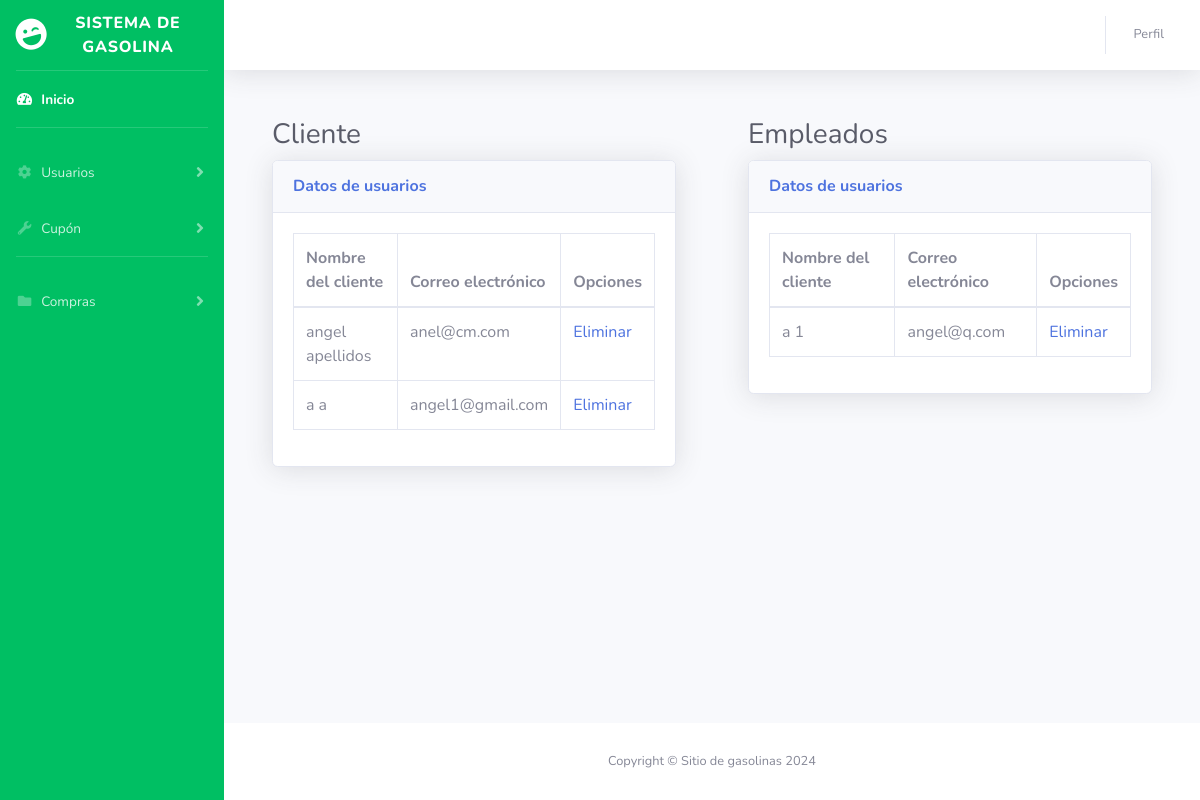
Page /lista_usuarios/ on the earlier database version.
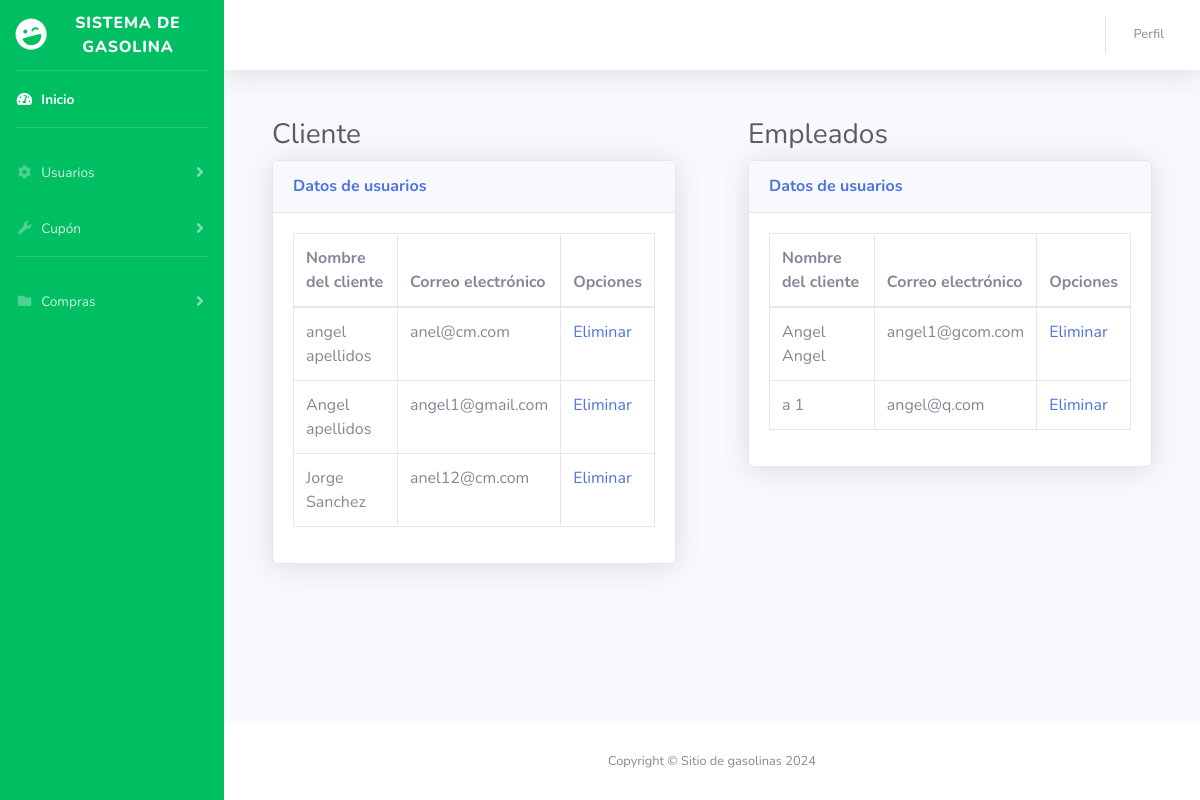
Same page on the later database version.
### usuario/models.py (models this page shows, shortened)
class UsuarioPersonalizado(AbstractUser):
    nombre = models.CharField(max_length=100)
    apellidos = models.CharField(max_length=100)
    email = models.EmailField(unique=True, null=True)
    ROL_CHOICES = [
        ('cliente', 'Cliente'),
        ('empleado', 'Empleado'),
    ]
    rol = models.CharField(max_length=10, choices=ROL_CHOICES)

### usuario/views.py (the view)
# urls.py: path('lista_usuarios/', views.listar_usuarios, name='lista_usuarios'),
def listar_usuarios(request):
    empleados = UsuarioPersonalizado.objects.filter(rol='empleado')
    clientes = UsuarioPersonalizado.objects.filter(rol='cliente')
    context = {
        'empleados': empleados,
        'clientes': clientes,
    }
    return render(request, 'lista_usuarios.html', context)

### usuario/templates/lista_usuarios.html (shortened to what this page needs)
{% load static %}
<!DOCTYPE html>
<html lang="en">
<head>
    <link href="{% static 'css/all.min.css' %}" rel="stylesheet" type="text/css">
    <link href="{% static 'css/styles.css' %}" rel="stylesheet">
</head>
<body id="page-top">
    <div id="wrapper">
        <ul class="navbar-nav bg-gradient-primary sidebar sidebar-dark accordion" id="accordionSidebar">
            <a class="sidebar-brand d-flex align-items-center justify-content-center" href="index.html">
                <div class="sidebar-brand-icon rotate-n-15">
                    <i class="fas fa-laugh-wink"></i>
                </div>
                <div class="sidebar-brand-text mx-3">Sistema de Gasolina</div>
            </a>
            <hr class="sidebar-divider my-0">
            <li class="nav-item active">
                <a class="nav-link" href="{% url 'home' %}">
                    <i class="fas fa-fw fa-tachometer-alt"></i>
                    <span>Inicio</span></a>
            </li>
            <hr class="sidebar-divider">
            <li class="nav-item">
                <a class="nav-link collapsed" data-toggle="collapse" data-target="#collapseTwo"
                    aria-expanded="true" aria-controls="collapseTwo">
                    <i class="fas fa-fw fa-cog"></i>
                    <span>Usuarios</span>
                </a>
            </li>
            <li class="nav-item">
                <a class="nav-link collapsed" href="#" data-toggle="collapse" data-target="#collapseUtilities"
                    aria-expanded="true" aria-controls="collapseUtilities">
                    <i class="fas fa-fw fa-wrench"></i>
                    <span>Cupón</span>
                </a>
            </li>
            <hr class="sidebar-divider">
            <li class="nav-item">
                <a class="nav-link collapsed" href="#" data-toggle="collapse" data-target="#collapsePages"
                    aria-expanded="true" aria-controls="collapsePages">
                    <i class="fas fa-fw fa-folder"></i>
                    <span>Compras</span>
                </a>
            </li>
        </ul>
        <div id="content-wrapper" class="d-flex flex-column">
            <div id="content">
                <nav class="navbar navbar-expand navbar-light bg-white topbar mb-4 static-top shadow">
                    <ul class="navbar-nav ml-auto">
                        <li class="nav-item dropdown no-arrow">
                            <a class="nav-link dropdown-toggle" href="#" id="userDropdown" role="button"
                                data-toggle="dropdown" aria-haspopup="true" aria-expanded="false">
                                <span class="mr-2 d-none d-lg-inline text-gray-600 small">Perfil</span>
                            </a>
                        </li>
                    </ul>
                </nav>
                <div class="container-fluid">
                    <div class="row">
                        <div class="col-lg-6 mb-4">
                            <div class="container-fluid">
                                <h1 class="h3 mb-2 text-gray-800">Cliente</h1>
                                <div class="card shadow mb-4">
                                    <div class="card-header py-3">
                                        <h6 class="m-0 font-weight-bold text-primary">Datos de usuarios</h6>
                                    </div>
                                    <div class="card-body">
                                        <div class="table-responsive">
                                            <table class="table table-bordered" id="dataTable" width="100%" cellspacing="0">
                                                <thead>
                                                    <tr>
                                                        <th>Nombre del cliente</th>
                                                        <th>Correo electrónico</th>
                                                        <th>Opciones</th>
                                                    </tr>
                                                </thead>
                                                <tbody>
                                                    {% for cliente in clientes %}
                                                        <tr>
                                                            <td>{{ cliente.nombre }} {{ cliente.apellidos }}</td>
                                                            <td>{{ cliente.email }}</td>
                                                            <td><a href="{% url 'eliminar_usuario' cliente.id %}">Eliminar</a></td>
                                                        </tr>
                                                    {% empty %}
                                                        <tr>
                                                            <td colspan="3" >No hay clientes registrados.</td>
                                                        </tr>
                                                    {% endfor %}
                                                </tbody>
                                            </table>
                                        </div>
                                    </div>
                                </div>
                            </div>
                        </div>
                        <div class="col-lg-6 mb-4">
                            <div class="container-fluid">
                                <h1 class="h3 mb-2 text-gray-800">Empleados</h1>
                                <div class="card shadow mb-4">
                                    <div class="card-header py-3">
                                        <h6 class="m-0 font-weight-bold text-primary">Datos de usuarios</h6>
                                    </div>
                                    <div class="card-body">
                                        <div class="table-responsive">
                                            <table class="table table-bordered" id="dataTable" width="100%" cellspacing="0">
                                                <thead>
                                                    <tr>
                                                        <th>Nombre del cliente</th>
                                                        <th>Correo electrónico</th>
                                                        <th>Opciones</th>
                                                    </tr>
                                                </thead>
                                                <tbody>
                                                    {% for empleado in empleados %}
                                                        <tr>
                                                            <td>{{ empleado.nombre }} {{ empleado.apellidos }}</td>
                                                            <td>{{ empleado.email }}</td>
                                                            <td><a href="{% url 'eliminar_usuario' empleado.id %}">Eliminar</a></td>
                                                        </tr>
                                                    {% empty %}
                                                        <tr>
                                                            <td colspan="3" >No hay empleados registrados.</td>
                                                        </tr>
                                                    {% endfor %}
                                                </tbody>
                                            </table>
                                        </div>
                                    </div>
                                </div>
                            </div>
                        </div>
                    </div>
                </div>
            </div>
            <footer class="sticky-footer bg-white">
                <div class="container my-auto">
                    <div class="copyright text-center my-auto">
                        <span>Copyright &copy; Sitio de gasolinas 2024</span>
                    </div>
                </div>
            </footer>
        </div>
    </div>
</body>
</html>

Differences in the rows shown:
changed UsuarioPersonalizado "angel1@gmail.com": nombre "a" → "Angel"; apellidos "a" → "apellidos"
added UsuarioPersonalizado: nombre "Jorge", apellidos "Sanchez", email "anel12@cm.com", shown under "Datos de usuarios"
now on this page (row edited): UsuarioPersonalizado: nombre "Angel", apellidos "Angel", email "angel1@gcom.com", shown under "Datos de usuarios"
